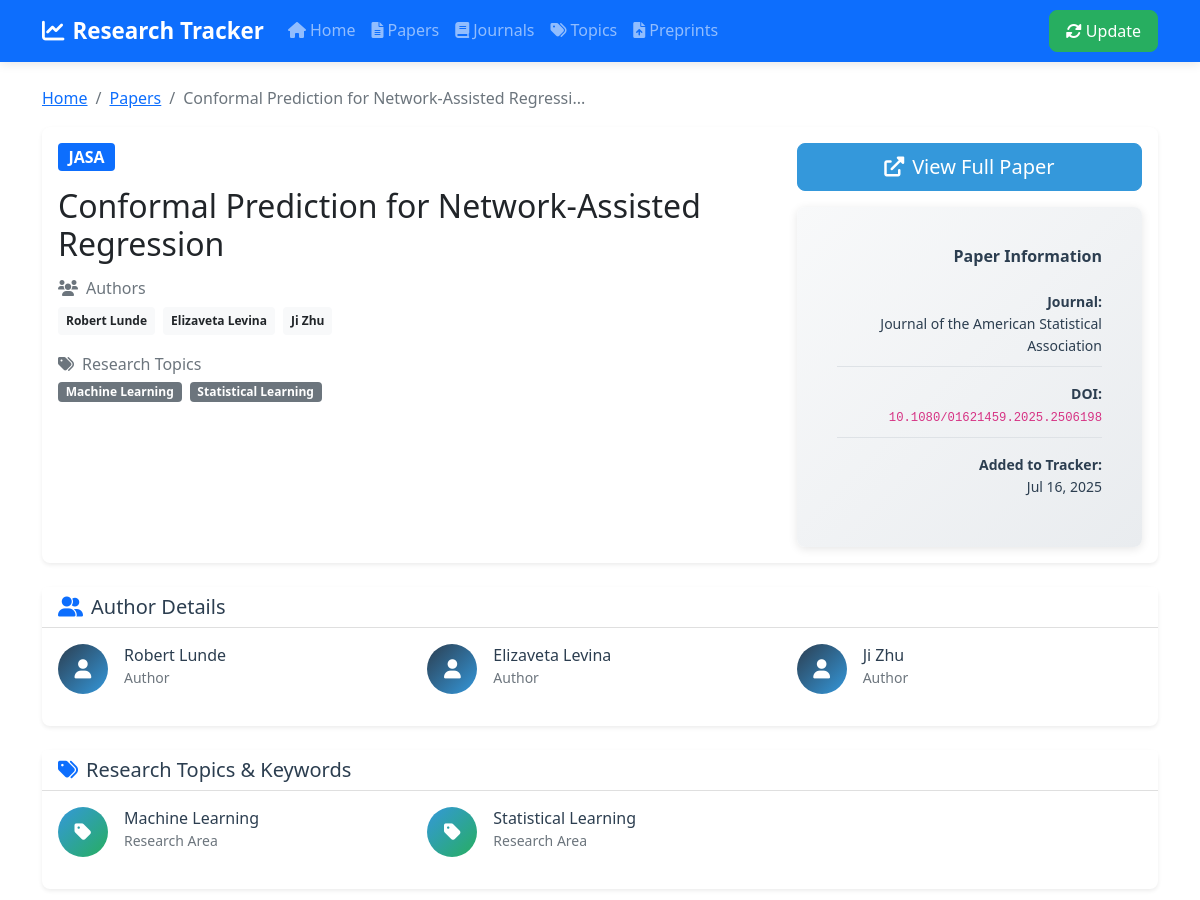
The app's page /paper/222 (upper part), older data.
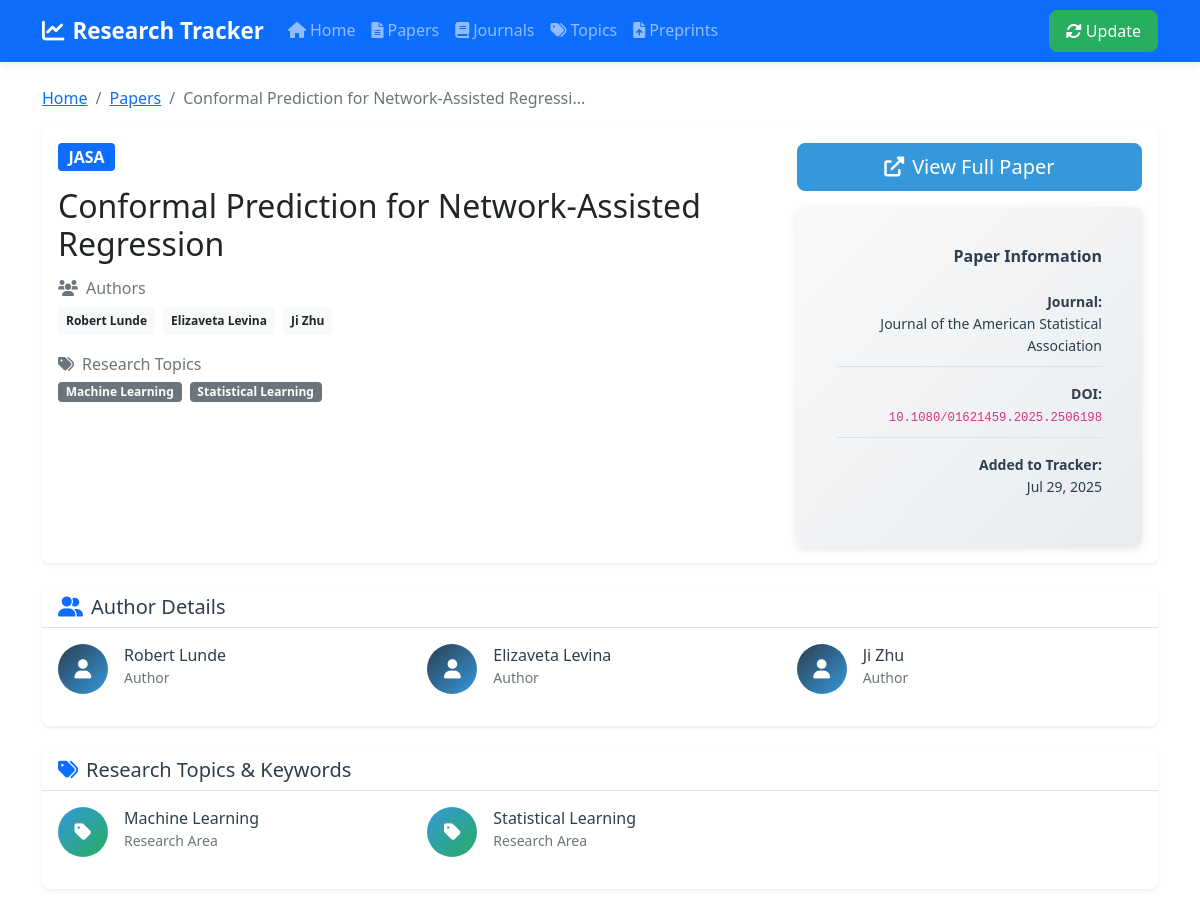
The same page, newer data.
### app/models.py (models this page shows)
class Paper(Base):
    __tablename__ = 'papers'
    id = Column(Integer, primary_key=True, index=True)
    title = Column(String(500), index=True)
    abstract = Column(Text, nullable=True)
    doi = Column(String(200), nullable=True, unique=True)
    url = Column(String(500), nullable=True)
    pdf_url = Column(String(500), nullable=True)
    bibtex = Column(Text, nullable=True)  # Store BibTeX citation
    publication_date = Column(DateTime, nullable=True)
    accepted_date = Column(DateTime, nullable=True)
    scraped_date = Column(DateTime, default=datetime.utcnow)
    section = Column(String(100), nullable=True)  # Added section field
    journal_id = Column(Integer, ForeignKey('journals.id'))
    journal = relationship("Journal", back_populates="papers")
    authors = relationship("Author", secondary=paper_authors, back_populates="papers", order_by=paper_authors.c.author_order)
    topics = relationship("Topic", secondary=paper_topics, back_populates="papers")

class Journal(Base):
    __tablename__ = 'journals'
    id = Column(Integer, primary_key=True, index=True)
    name = Column(String(100), unique=True, index=True)
    abbreviation = Column(String(20), unique=True)
    url = Column(String(500))
    papers_url = Column(String(500))
    papers = relationship("Paper", back_populates="journal")

class Author(Base):
    __tablename__ = 'authors'
    id = Column(Integer, primary_key=True, index=True)
    name = Column(String(200), index=True)
    email = Column(String(200), nullable=True)
    affiliation = Column(String(500), nullable=True)
    papers = relationship("Paper", secondary=paper_authors, back_populates="authors")

class Topic(Base):
    __tablename__ = 'topics'
    id = Column(Integer, primary_key=True, index=True)
    name = Column(String(100), unique=True, index=True)
    description = Column(Text, nullable=True)
    papers = relationship("Paper", secondary=paper_topics, back_populates="topics")

### app/main.py (the view)
@app.get("/paper/{paper_id}", response_class=HTMLResponse)
async def paper_detail(request: Request, paper_id: int, db: Session = Depends(get_db)):
    paper = db.query(Paper).filter(Paper.id == paper_id).first()
    if not paper:
        raise HTTPException(status_code=404, detail="Paper not found")
    return templates.TemplateResponse("paper_detail.html", {
        "request": request,
        "paper": paper
    })

### templates/paper_detail.html (shortened to what this page needs)
{% extends "base.html" %}
{% block content %}
<div class="row">
    <div class="col-12">
        <nav aria-label="breadcrumb">
            <ol class="breadcrumb">
                <li class="breadcrumb-item"><a href="/">Home</a></li>
                <li class="breadcrumb-item"><a href="/papers">Papers</a></li>
                <li class="breadcrumb-item active">{{ paper.title[:50] }}{% if paper.title | length > 50 %}...{% endif %}</li>
            </ol>
        </nav>
    </div>
</div>
<div class="row mb-4">
    <div class="col-12">
        <div class="card shadow-sm">
            <div class="card-body">
                <div class="row">
                    <div class="col-md-8">
                        <div class="d-flex align-items-start mb-3">
                            <span class="badge bg-primary fs-6 me-3">{{ paper.journal.abbreviation if paper.journal else 'Unknown' }}</span>
                        </div>
                        <h1 class="h2 mb-3 text-dark">{{ paper.title }}</h1>
                        {% if paper.authors %}
                        <div class="mb-3">
                            <h6 class="text-muted mb-2">
                                <i class="fas fa-users me-2"></i>Authors
                            </h6>
                            <div class="d-flex flex-wrap">
                                {% for author_name in paper.authors | format_authors %}
                                <span class="badge bg-light text-dark me-2 mb-1 p-2">{{ author_name }}</span>
                                {% endfor %}
                            </div>
                        </div>
                        {% endif %}
                        {% if paper.topics %}
                        <div class="mb-3">
                            <h6 class="text-muted mb-2">
                                <i class="fas fa-tags me-2"></i>Research Topics
                            </h6>
                            <div class="d-flex flex-wrap">
                                {% for topic in paper.topics %}
                                <span class="badge bg-secondary me-2 mb-1">{{ topic.name }}</span>
                                {% endfor %}
                            </div>
                        </div>
                        {% endif %}
                    </div>
                    <div class="col-md-4">
                        <div class="text-end">
                            <div class="mb-3">
                                {% if paper.url %}
                                <a href="{{ paper.url }}" class="btn btn-primary btn-lg mb-2 d-block" target="_blank">
                                    <i class="fas fa-external-link-alt me-2"></i>View Full Paper
                                </a>
                                {% endif %}
                            </div>
                            <div class="card info-card">
                                <div class="card-body p-3">
                                    <h6 class="card-title mb-3">Paper Information</h6>
                                    <ul class="list-unstyled mb-0 small info-list">
                                        <li class="mb-2">
                                            <strong>Journal:</strong><br>
                                            {{ paper.journal.name if paper.journal else 'Unknown' }}
                                        </li>
                                        {% if paper.doi %}
                                        <li class="mb-2">
                                            <strong>DOI:</strong><br>
                                            <code class="small">{{ paper.doi }}</code>
                                        </li>
                                        {% endif %}
                                        <li class="mb-0">
                                            <strong>Added to Tracker:</strong><br>
                                            {{ paper.scraped_date.strftime('%b %d, %Y') if paper.scraped_date else 'Unknown' }}
                                        </li>
                                    </ul>
                                </div>
                            </div>
                        </div>
                    </div>
                </div>
            </div>
        </div>
    </div>
</div>
{% if paper.authors %}
<div class="row mb-4">
    <div class="col-12">
        <div class="card shadow-sm">
            <div class="card-header bg-white">
                <h5 class="mb-0">
                    <i class="fas fa-user-friends me-2 text-primary"></i>Author Details
                </h5>
            </div>
            <div class="card-body">
                <div class="row">
                    {% for author_name in paper.authors | format_authors %}
                    <div class="col-md-6 col-lg-4 mb-3">
                        <div class="d-flex align-items-center">
                            <div class="author-avatar">
                                <i class="fas fa-user"></i>
                            </div>
                            <div>
                                <h6 class="mb-0">{{ author_name }}</h6>
                                {% if author_name == 'others' %}
                                <small class="text-muted">Additional Authors</small>
                                {% else %}
                                <small class="text-muted">Author</small>
                                {% endif %}
                            </div>
                        </div>
                    </div>
                    {% endfor %}
                </div>
            </div>
        </div>
    </div>
</div>
{% endif %}
{% if paper.topics %}
<div class="row mb-4">
    <div class="col-12">
        <div class="card shadow-sm">
            <div class="card-header bg-white">
                <h5 class="mb-0">
                    <i class="fas fa-tags me-2 text-primary"></i>Research Topics & Keywords
                </h5>
            </div>
            <div class="card-body">
                <div class="row">
                    {% for topic in paper.topics %}
                    <div class="col-md-6 col-lg-4 mb-3">
                        <div class="d-flex align-items-center">
                            <div class="topic-avatar">
                                <i class="fas fa-tag"></i>
                            </div>
                            <div>
                                <h6 class="mb-0">{{ topic.name }}</h6>
                                <small class="text-muted">Research Area</small>
                            </div>
                        </div>
                    </div>
                    {% endfor %}
                </div>
            </div>
        </div>
    </div>
</div>
{% endif %}
{% endblock %}

### templates/base.html (shortened to what this page needs)
<!DOCTYPE html>
<html lang="en">
<head>
    <link href="https://cdn.jsdelivr.net/npm/bootstrap@5.1.3/dist/css/bootstrap.min.css" rel="stylesheet">
    <link href="https://cdnjs.cloudflare.com/ajax/libs/font-awesome/6.0.0/css/all.min.css" rel="stylesheet">
    <link href="/static/style.css" rel="stylesheet">
</head>
<body>
    <nav class="navbar navbar-expand-lg navbar-dark bg-primary">
        <div class="container">
            <a class="navbar-brand" href="/">
                <i class="fas fa-chart-line me-2"></i>Research Tracker
            </a>
            <div class="collapse navbar-collapse" id="navbarNav">
                <ul class="navbar-nav me-auto">
                    <li class="nav-item">
                        <a class="nav-link" href="/"><i class="fas fa-home me-1"></i>Home</a>
                    </li>
                    <li class="nav-item">
                        <a class="nav-link" href="/papers"><i class="fas fa-file-alt me-1"></i>Papers</a>
                    </li>
                    <li class="nav-item">
                        <a class="nav-link" href="/journals"><i class="fas fa-book me-1"></i>Journals</a>
                    </li>
                    <li class="nav-item">
                        <a class="nav-link" href="/topics"><i class="fas fa-tags me-1"></i>Topics</a>
                    </li>
                    <li class="nav-item">
                        <a class="nav-link" href="/preprints"><i class="fas fa-file-upload me-1"></i>Preprints</a>
                    </li>
                </ul>
                <form class="d-flex">
                    <button class="btn btn-update" type="button" onclick="triggerScrape()" id="updateBtn">
                        <i class="fas fa-sync-alt me-1"></i>Update
                    </button>
                </form>
            </div>
        </div>
    </nav>
    <main class="container my-4">
        {% block content %}{% endblock %}
    </main>
</body>
</html>

### static/style.css (style rules this page uses)
:root { --primary-color: #2c3e50; --secondary-color: #3498db; --accent-color: #e74c3c; --success-color: #27ae60; --warning-color: #f39c12; --light-bg: #f8f9fa; --dark-text: #2c3e50; --border-radius: 8px; --box-shadow: 0 2px 10px rgba(0,0,0,0.1); }
body { font-family: 'Segoe UI', Tahoma, Geneva, Verdana, sans-serif; line-height: 1.6; color: var(--dark-text); }
.author-avatar { width: 50px; height: 50px; background: linear-gradient(135deg, var(--primary-color), var(--secondary-color)); border-radius: 50%; display: flex; align-items: center; justify-content: center; color: white; font-size: 1.2rem; margin-right: 1rem; flex-shrink: 0; }
.topic-avatar { width: 50px; height: 50px; background: linear-gradient(135deg, var(--secondary-color), var(--success-color)); border-radius: 50%; display: flex; align-items: center; justify-content: center; color: white; font-size: 1.2rem; margin-right: 1rem; flex-shrink: 0; }
.info-card { background: linear-gradient(135deg, #f8f9fa 0%, #e9ecef 100%); border: none; border-radius: var(--border-radius); padding: 1.5rem; }
.info-card h6 { color: var(--primary-color); font-weight: 600; margin-bottom: 1rem; }
.info-list li { padding: 0.5rem 0; border-bottom: 1px solid #dee2e6; }
.info-list li:last-child { border-bottom: none; }
.navbar-brand { font-weight: bold; font-size: 1.4rem; }
.navbar { box-shadow: var(--box-shadow); }
.card { border: none; border-radius: var(--border-radius); box-shadow: var(--box-shadow); transition: all 0.3s ease; height: 100%; }
.btn { border-radius: var(--border-radius); padding: 0.5rem 1rem; font-weight: 500; transition: all 0.3s ease; }
.btn-primary { background: var(--secondary-color); border-color: var(--secondary-color); }
.btn-update { background: var(--success-color); border-color: var(--success-color); color: white; }

Row changes from the older to the newer data that the page shows:
changed Paper "Conformal Prediction for Network-Assisted Regression": scraped_date "Jul 16, 2025" → "Jul 29, 2025"
